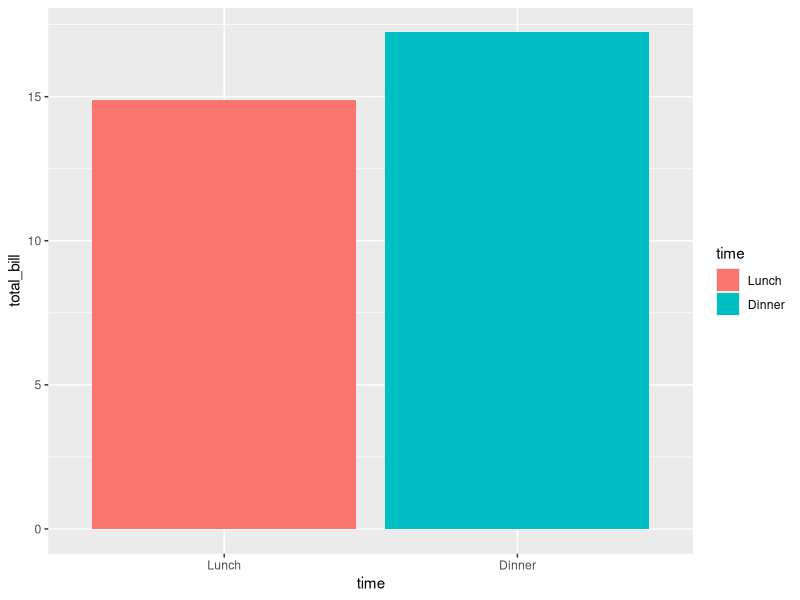
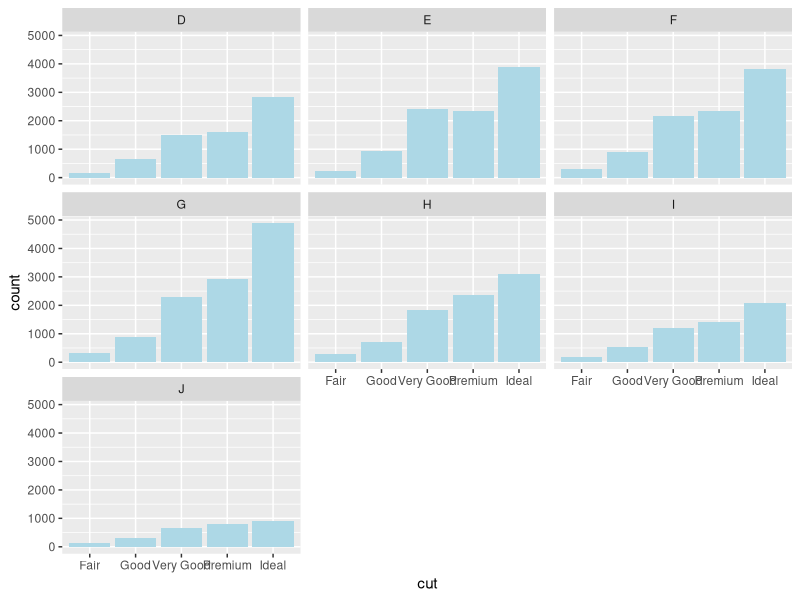
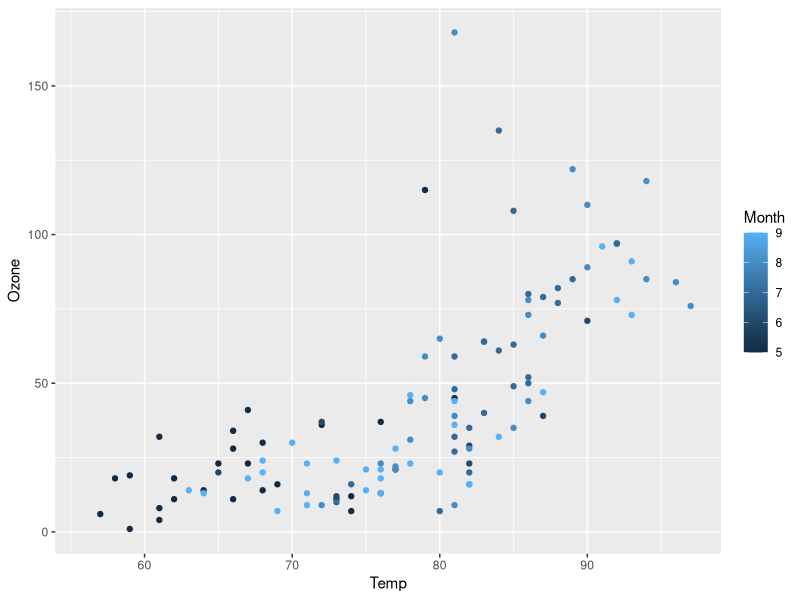
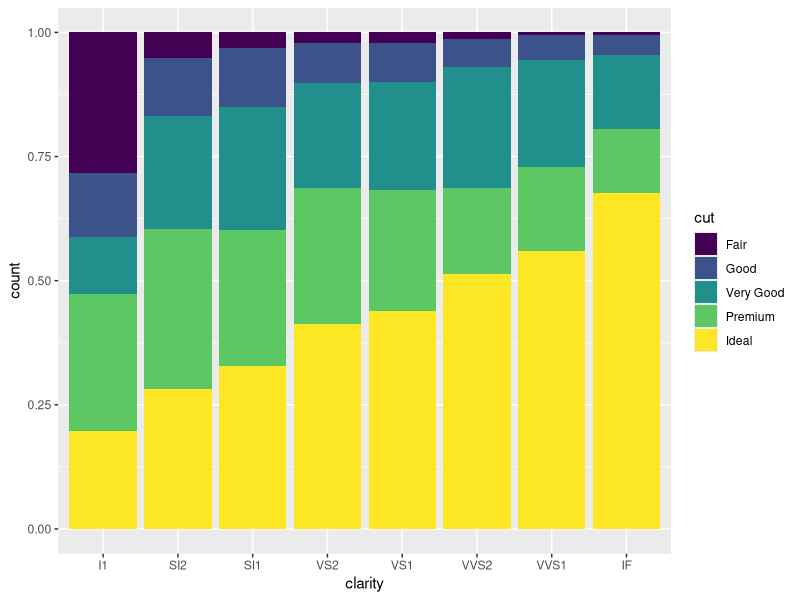
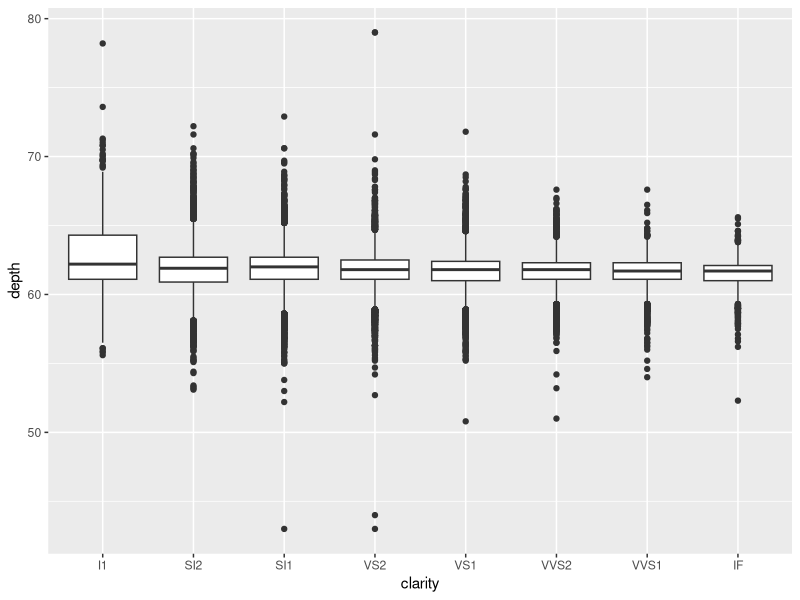
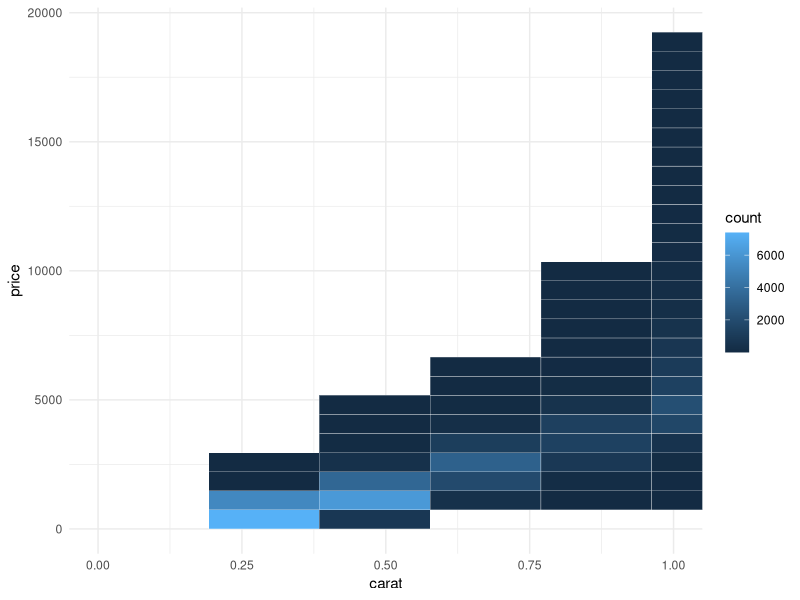

Here is the R script that generated these plots, in order:
dat <- data.frame(
  time = factor(c("Lunch","Dinner"), 
  levels = c("Lunch","Dinner")),
  total_bill = c(14.89, 17.23))
library(ggplot2)
# stat表明取用樣本點對應縱軸值
ggplot(data=dat, aes(x=time, y=total_bill, fill=time)) +
  geom_bar(stat="identity")

raw = diamonds
head(raw)

ggplot(data = diamonds, aes(x = cut)) +
  geom_bar(fill = "lightblue") +
  facet_wrap(~color)

raw = airquality
ggplot(data=airquality) + 
  geom_point(aes(x=Temp, y=Ozone, 
                 color=Month))

ggplot(diamonds, aes(clarity, fill=cut)) +
  geom_bar(position="fill")

ggplot(diamonds, aes(x = clarity, y =depth)) +
geom_boxplot() 

ggplot(diamonds, aes(carat, price)) +
  stat_bin2d(bins = 25, colour = "white") +
  coord_cartesian(xlim = c(0, 1)) +
  theme_minimal()
